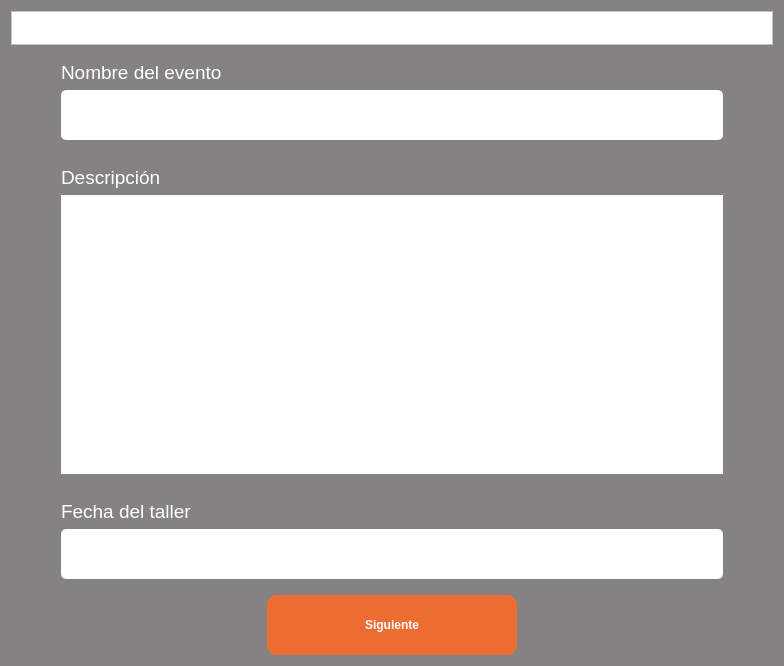
<?xml version="1.0" encoding="UTF-8"?>
<ui version="4.0">
 <class>Form</class>
 <widget class="QWidget" name="Form">
  <property name="geometry">
   <rect>
    <x>0</x>
    <y>0</y>
    <width>784</width>
    <height>666</height>
   </rect>
  </property>
  <property name="windowTitle">
   <string>Generador de Diplomas</string>
  </property>
  <property name="styleSheet">
   <string notr="true">color: white;
background-color: rgb(132, 131, 130);</string>
  </property>
  <layout class="QGridLayout" name="gridLayout_2">
   <item row="0" column="0">
    <widget class="QFrame" name="frame">
     <property name="maximumSize">
      <size>
       <width>16777215</width>
       <height>81</height>
      </size>
     </property>
     <property name="autoFillBackground">
      <bool>false</bool>
     </property>
     <property name="styleSheet">
      <string notr="true">background-color: rgb(255, 255, 255)
</string>
     </property>
     <property name="frameShape">
      <enum>QFrame::StyledPanel</enum>
     </property>
     <property name="frameShadow">
      <enum>QFrame::Raised</enum>
     </property>
     <layout class="QGridLayout" name="gridLayout">
      <item row="0" column="0">
       <widget class="QLabel" name="lbLogo">
        <property name="sizePolicy">
         <sizepolicy hsizetype="Maximum" vsizetype="Preferred">
          <horstretch>0</horstretch>
          <verstretch>0</verstretch>
         </sizepolicy>
        </property>
        <property name="autoFillBackground">
         <bool>false</bool>
        </property>
        <property name="styleSheet">
         <string notr="true"/>
        </property>
        <property name="text">
         <string/>
        </property>
        <property name="pixmap">
         <pixmap>../images/csoftmty_logo.png</pixmap>
        </property>
        <property name="scaledContents">
         <bool>false</bool>
        </property>
       </widget>
      </item>
     </layout>
    </widget>
   </item>
   <item row="1" column="0">
    <layout class="QVBoxLayout" name="vlFields">
     <property name="leftMargin">
      <number>50</number>
     </property>
     <property name="rightMargin">
      <number>50</number>
     </property>
     <item>
      <layout class="QVBoxLayout" name="vlName">
       <property name="topMargin">
        <number>10</number>
       </property>
       <property name="bottomMargin">
        <number>10</number>
       </property>
       <item>
        <widget class="QLabel" name="lbName">
         <property name="font">
          <font>
           <pointsize>14</pointsize>
          </font>
         </property>
         <property name="text">
          <string>Nombre del evento</string>
         </property>
         <property name="alignment">
          <set>Qt::AlignBottom|Qt::AlignLeading|Qt::AlignLeft</set>
         </property>
        </widget>
       </item>
       <item>
        <widget class="QLineEdit" name="tfName">
         <property name="minimumSize">
          <size>
           <width>660</width>
           <height>50</height>
          </size>
         </property>
         <property name="autoFillBackground">
          <bool>false</bool>
         </property>
         <property name="styleSheet">
          <string notr="true">color: black;
background-color: white;
border-radius: 5px;</string>
         </property>
        </widget>
       </item>
      </layout>
     </item>
     <item>
      <layout class="QVBoxLayout" name="vlDescripcion">
       <property name="topMargin">
        <number>10</number>
       </property>
       <property name="bottomMargin">
        <number>10</number>
       </property>
       <item>
        <widget class="QLabel" name="lbDescription">
         <property name="font">
          <font>
           <pointsize>14</pointsize>
          </font>
         </property>
         <property name="text">
          <string>Descripción</string>
         </property>
        </widget>
       </item>
       <item>
        <widget class="QTextEdit" name="tfDescription">
         <property name="autoFillBackground">
          <bool>true</bool>
         </property>
         <property name="styleSheet">
          <string notr="true">color: black;
background-color: white;
border-radius: 5px;</string>
         </property>
        </widget>
       </item>
      </layout>
     </item>
     <item>
      <layout class="QVBoxLayout" name="vlDate">
       <property name="topMargin">
        <number>10</number>
       </property>
       <property name="bottomMargin">
        <number>10</number>
       </property>
       <item>
        <widget class="QLabel" name="lbAttachImg">
         <property name="font">
          <font>
           <pointsize>14</pointsize>
          </font>
         </property>
         <property name="text">
          <string>Fecha del taller</string>
         </property>
         <property name="alignment">
          <set>Qt::AlignBottom|Qt::AlignLeading|Qt::AlignLeft</set>
         </property>
        </widget>
       </item>
       <item>
        <widget class="QLineEdit" name="tfDate">
         <property name="minimumSize">
          <size>
           <width>660</width>
           <height>50</height>
          </size>
         </property>
         <property name="styleSheet">
          <string notr="true">color: black;
background-color: white;
border-radius: 5px;</string>
         </property>
        </widget>
       </item>
      </layout>
     </item>
    </layout>
   </item>
   <item row="2" column="0">
    <layout class="QHBoxLayout" name="hlButton">
     <item>
      <widget class="QPushButton" name="btnSubmit">
       <property name="sizePolicy">
        <sizepolicy hsizetype="Maximum" vsizetype="Fixed">
         <horstretch>0</horstretch>
         <verstretch>0</verstretch>
        </sizepolicy>
       </property>
       <property name="minimumSize">
        <size>
         <width>250</width>
         <height>60</height>
        </size>
       </property>
       <property name="font">
        <font>
         <pointsize>9</pointsize>
         <weight>75</weight>
         <bold>true</bold>
        </font>
       </property>
       <property name="styleSheet">
        <string notr="true">background-color: rgb(237, 108, 50);
border-radius: 10px</string>
       </property>
       <property name="text">
        <string>Siguiente</string>
       </property>
      </widget>
     </item>
    </layout>
   </item>
  </layout>
 </widget>
 <resources/>
 <connections/>
</ui>
